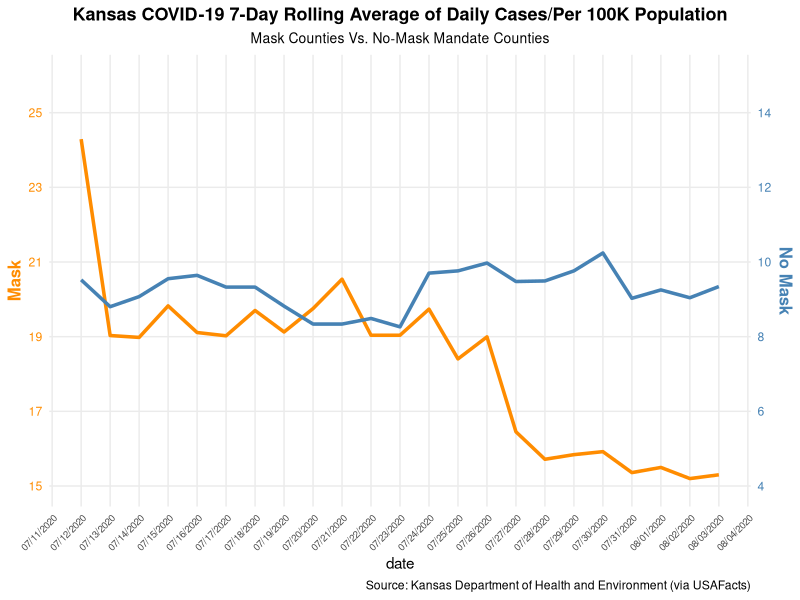
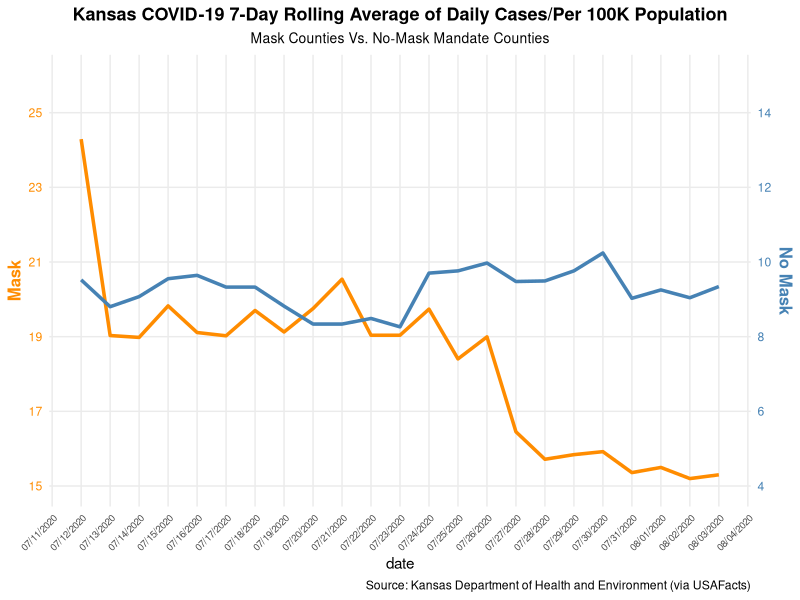

The R script that drew these images, in order:
library(tidyverse)
library(zoo)

kansas_daily <- read_csv("kansas_usafacts_jul05_aug03_2020.csv", show_col_types = FALSE)

grouped <- kansas_daily %>%
  filter(!is.na(population), !is.na(daily_new_cases)) %>%
  group_by(mask_mandate, date) %>%
  summarise(
    total_new = sum(daily_new_cases, na.rm = TRUE),
    total_pop = sum(population, na.rm = TRUE),
    .groups = "drop"
  ) %>%
  mutate(per_100k = total_new / total_pop * 100000) %>%
  arrange(mask_mandate, date) %>%
  group_by(mask_mandate) %>%
  mutate(rolling_avg = rollmean(per_100k, k = 7, fill = NA, align = "right")) %>%
  ungroup() %>%
  filter(date >= as.Date("2020-07-12"), !is.na(rolling_avg))

mask_df   <- grouped %>% filter(mask_mandate == "Mask")
nomask_df <- grouped %>% filter(mask_mandate == "No Mask")

offset <- 11

p1 <- ggplot() +
  geom_line(data = mask_df,
            aes(x = date, y = rolling_avg),
            color = "darkorange", linewidth = 1.2) +
  geom_line(data = nomask_df,
            aes(x = date, y = rolling_avg + offset),
            color = "steelblue", linewidth = 1.2) +
  scale_y_continuous(
    name = "Mask",
    limits = c(15, 26),
    breaks = seq(15, 25, by = 2),
    sec.axis = sec_axis(~ . - offset,
                        name = "No Mask",
                        breaks = seq(4, 14, by = 2))
  ) +
  scale_x_date(date_breaks = "1 day", date_labels = "%m/%d/%Y") +
  labs(
    title = "Kansas COVID-19 7-Day Rolling Average of Daily Cases/Per 100K Population",
    subtitle = "Mask Counties Vs. No-Mask Mandate Counties",
    caption = "Source: Kansas Department of Health and Environment (via USAFacts)"
  ) +
  theme_minimal() +
  theme(
    axis.title.y.left  = element_text(color = "darkorange", face = "bold", size = 12),
    axis.text.y.left   = element_text(color = "darkorange"),
    axis.title.y.right = element_text(color = "steelblue", face = "bold", size = 12),
    axis.text.y.right  = element_text(color = "steelblue"),
    axis.text.x = element_text(angle = 45, hjust = 1, size = 7),
    plot.title         = element_text(face = "bold", size = 13, hjust = 0.5),
    plot.subtitle      = element_text(hjust = 0.5, size = 10),
    panel.grid.minor   = element_blank()
  )

print(p1)
ggsave("misleading_plot.png", p1, width = 18, height = 9, dpi = 800)